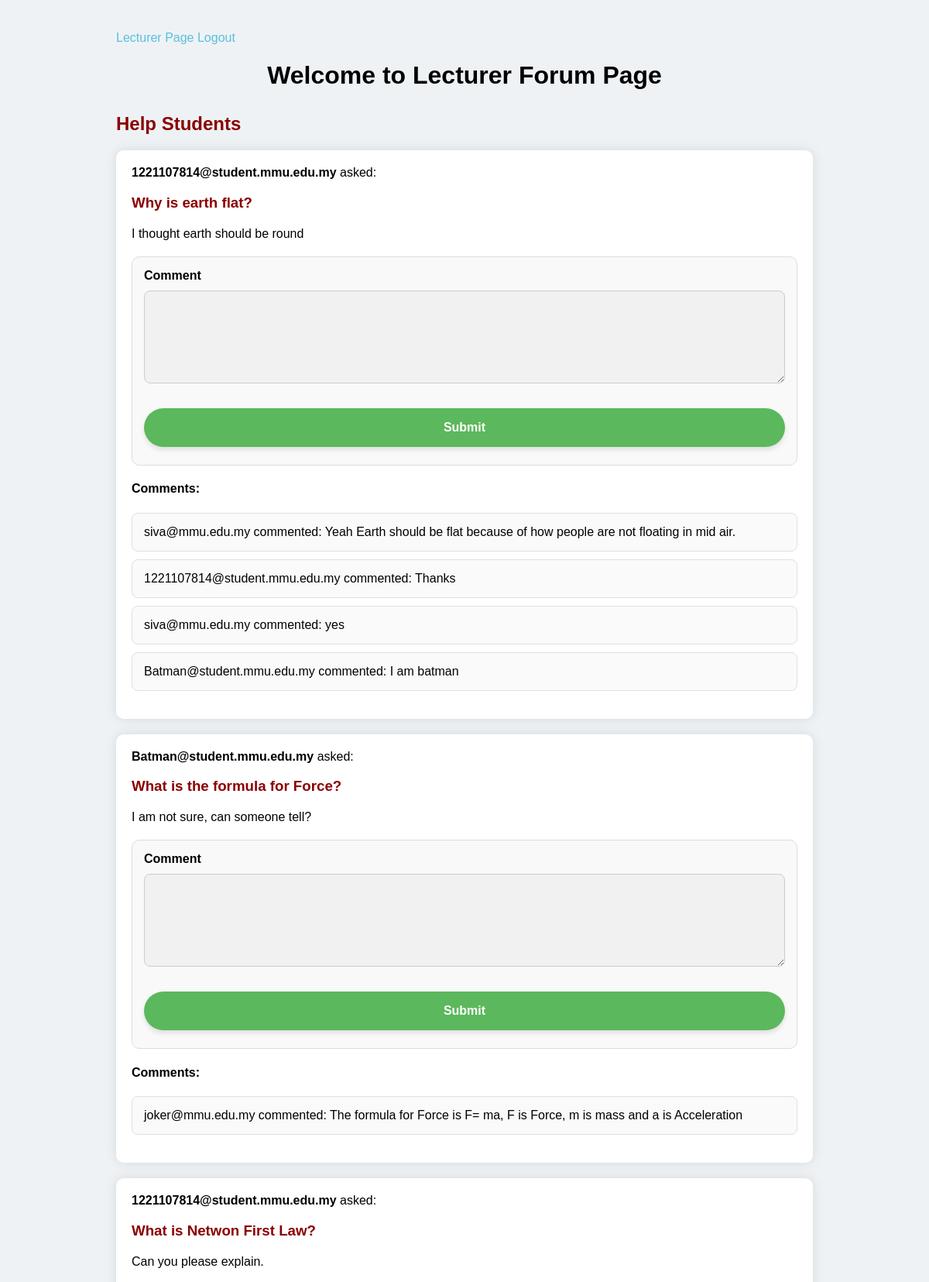
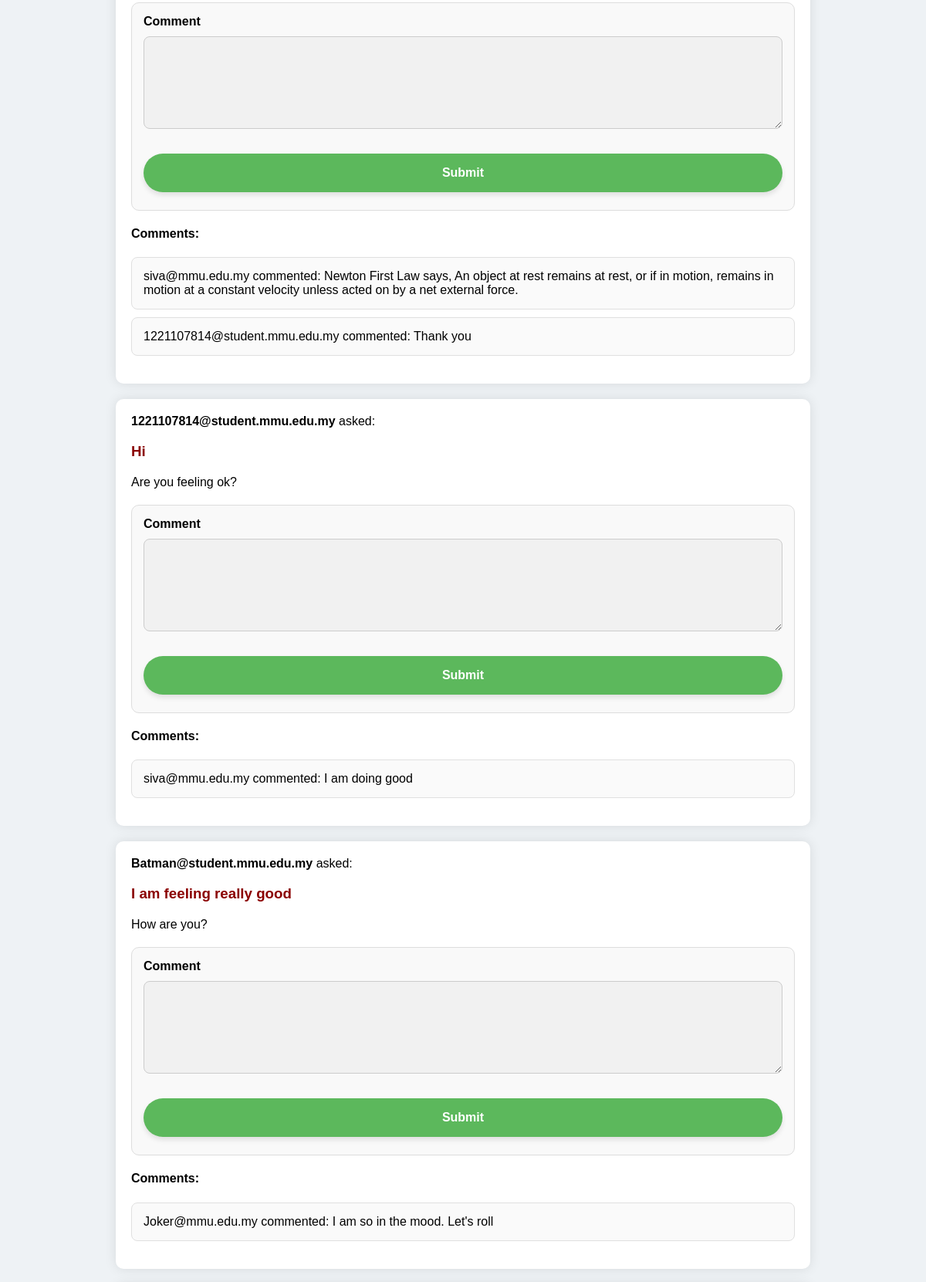
Page /lecturerforum (signed in, upper part) on the committed database (2 pictures, top to bottom).
### app.py (models this page shows)
class Question(db.Model):
    id = db.Column(db.Integer, primary_key=True)
    question = db.Column(db.String(500), nullable=False)
    email = db.Column(db.String(90), nullable=False)
    description = db.Column(db.Text, nullable=False)

class Comment(db.Model):
    id = db.Column(db.Integer, primary_key=True)
    question = db.relationship('Question', backref=db.backref('comments', lazy=True))
    email = db.Column(db.String(90), nullable=False)
    question_id = db.Column(db.Integer, db.ForeignKey('question.id'), nullable=False)
    comment = db.Column(db.Text, nullable=False)

### app.py (the view, shortened to what this page needs)
@app.route('/lecturerforum', methods=['GET', 'POST'])
@login_required
def lecturerforum():
    form = CommentForm()
    questions = Question.query.all()
    return render_template('lecturerforum.html', form=form, questions=questions)

### app.py
class CommentForm(FlaskForm): #Used FlaskForm to create the text box for Comment
    comment = TextAreaField('Comment', validators=[DataRequired()])
    submit = SubmitField('Submit')

### app.py (called while the page is built)
@login_manager.user_loader
def load_user(user_id):
    return User.query.get(int(user_id))

### templates/lecturerforum.html (shortened to what this page needs)
<!DOCTYPE html>
<html lang="en">
<head>
    <link rel="stylesheet" href="{{ url_for('static', filename='lecturer.css') }}">
</head>
<body>
    <nav>
        <div class="nav-items">
            <a href='/lecturer'>Lecturer Page</a>
            <a href="/">Logout</a>
      </nav>
    <h1>Welcome to Lecturer Forum Page</h1>
    <h2>Help Students</h2>
    {% for question in questions %}
        <div class="question-container">
            <strong>{{ question.email }}</strong> asked:
            <h3>{{ question.question }}</h3>
            <p>{{ question.description }}</p>
            <form method="POST" action="{{ url_for('lecturerforum') }}">
                <div>
                    {{ form.comment.label }}
                    {{ form.comment(class_="input") }}
                </div>
                <div>
                    {{ form.submit(class_="submitbtn") }}
                </div>
            </form>
            <h4>Comments:</h4>
            <ul>
                {% for comment in question.comments %}
                    <li>{{ comment.email }} commented: {{ comment.comment }}</li>
                {% endfor %}
            </ul>
        </div>
    {% endfor %}
</body>
</html>

### static/lecturer.css (style rules this page uses)
body { font-family: Arial, Helvetica, sans-serif; background-color: #eef2f5; max-width: 900px; margin: 0 auto; padding-top: 40px; padding-bottom: 40px; }
* { box-sizing: border-box; }
.question-container { padding: 20px; background-color: #fff; border-radius: 10px; box-shadow: 0 0 15px rgba(0, 0, 0, 0.1); margin-bottom: 20px; }
h1 { color: black; text-align: center; margin-bottom: 30px; }
h2 { color: darkred; margin-top: 30px; }
h3 { color: darkred; margin-bottom: 20px; }
p { color: black; margin-bottom: 15px; }
ul { list-style-type: none; padding: 0; }
ul li { background: #fafafa; padding: 15px; border-radius: 8px; margin-bottom: 10px; border: 1px solid #e0e0e0; }
form { margin-top: 20px; background: #f9f9f9; padding: 15px; border-radius: 10px; border: 1px solid #ddd; }
input[type=text], textarea { width: 100%; padding: 15px; margin: 5px 0 20px 0; display: inline-block; border: 1px solid #ccc; background: #f1f1f1; border-radius: 8px; font-size: 14px; }
textarea { resize: vertical; min-height: 120px; }
.submitbtn { background-color: #5cb85c; color: white; padding: 16px 20px; margin: 8px 0; border: none; cursor: pointer; width: 100%; text-align: center; border-radius: 25px; font-size: 16px; font-weight: bold; box-shadow: 0 4px 6px rgba(0, 0, 0, 0.1); transition: background-color 0.3s ease, box-shadow 0.3s ease; }
a { color: #5bc0de; text-decoration: none; }
form div label { font-weight: bold; margin-bottom: 5px; display: block; }

### rows in the picture
Question: email "1221107814@student.mmu.edu.my", question "Why is earth flat?", description "I thought earth should be round", comment.label "Comment"
Comment: email "siva@mmu.edu.my", comment "Yeah Earth should be flat because of how people are not floating in mid air."
Comment: email "1221107814@student.mmu.edu.my", comment "Thanks"
Comment: email "siva@mmu.edu.my", comment "yes"
Comment: email "Batman@student.mmu.edu.my", comment "I am batman"
Question: email "Batman@student.mmu.edu.my", question "What is the formula for Force?", description "I am not sure, can someone tell?", comment.label "Comment"
Comment: email "joker@mmu.edu.my", comment "The formula for Force is F= ma, F is Force, m is mass and a is Acceleration"
Question: email "1221107814@student.mmu.edu.my", question "What is Netwon First Law?", description "Can you please explain.", comment.label "Comment"
Comment: email "siva@mmu.edu.my", comment "Newton First Law says, An object at rest remains at rest, or if in motion, remains in motion at a constant velocity unless acted on by a net external force."
Comment: email "1221107814@student.mmu.edu.my", comment "Thank you"
Question: email "1221107814@student.mmu.edu.my", question "Hi", description "Are you feeling ok?", comment.label "Comment"
Comment: email "siva@mmu.edu.my", comment "I am doing good"
Question: email "Batman@student.mmu.edu.my", question "I am feeling really good", description "How are you?", comment.label "Comment"
Comment: email "Joker@mmu.edu.my", comment "I am so in the mood. Let's roll"
